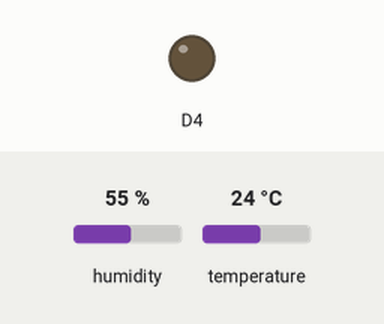
Bench run of a sketch on a simulated ESP8266 (NodeMCU). Shown: output pins drawn as LEDs (lit = HIGH). Wiring (inferred from the names in the program): DHT11 sensor: data D2. The test bench sets the inputs (shaded band); at power-on: humidity 55 %, temperature 24 °C. What the sketch prints to the serial monitor is not drawn.

Above: at 2.1 s.
Timing chart, 0 to 8.2 s (numbered marks = the images above):
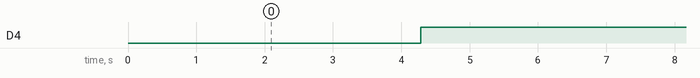

Measured:
- by itself, D4: alternates HIGH for 4.3 s and LOW for 2.0 s

The sketch:

sketch_dec11a.ino
```cpp
#include "DHT.h"
// khai báo DHT
#define DHTTYPE DHT11
const int DHTPin = 4;

DHT dht(DHTPin, DHTTYPE);
static char celsiusTemp[7];
static char fahrenheitTem[7];
static char humidityTemp[7];

void setup() {
  // put your setup code here, to run once:
  pinMode(D4,OUTPUT);

// kết nối DHT11
Serial.begin(9600);
delay(10);
dht.begin();
}

void loop() {
  // put your main code here, to run repeatedly:
delay(2000);
float h = dht.readHumidity();
float t = dht.readTemperature();
if(isnan(h)|| isnan(t)){
  delay(500);
  }
  else{
    digitalWrite(D4,LOW);
    delay(2000);
    Serial.print("Humidity: ");
    Serial.print(h);
    Serial.print(" %\t temperature: ");
    Serial.print(t);
    Serial.print(" *C\n");
    digitalWrite(D4,HIGH);
    delay(2000);
    }
}
```
